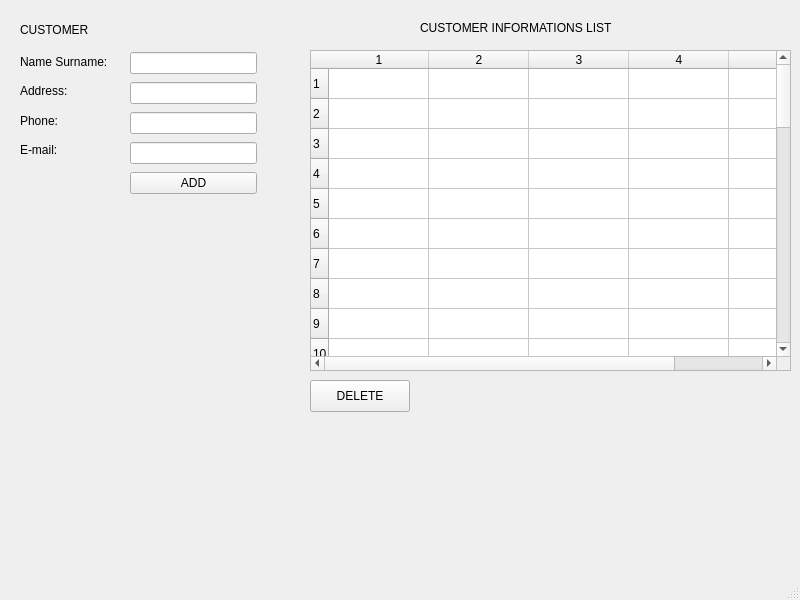
<?xml version="1.0" encoding="UTF-8"?>
<ui version="4.0">
 <class>sqlproject</class>
 <widget class="QMainWindow" name="sqlproject">
  <property name="geometry">
   <rect>
    <x>0</x>
    <y>0</y>
    <width>800</width>
    <height>600</height>
   </rect>
  </property>
  <property name="windowTitle">
   <string>sqlproject</string>
  </property>
  <widget class="QWidget" name="centralwidget">
   <widget class="QLabel" name="label_5">
    <property name="geometry">
     <rect>
      <x>20</x>
      <y>20</y>
      <width>141</width>
      <height>20</height>
     </rect>
    </property>
    <property name="text">
     <string>CUSTOMER </string>
    </property>
   </widget>
   <widget class="QPushButton" name="button2">
    <property name="geometry">
     <rect>
      <x>310</x>
      <y>380</y>
      <width>100</width>
      <height>32</height>
     </rect>
    </property>
    <property name="text">
     <string>DELETE</string>
    </property>
   </widget>
   <widget class="QTableWidget" name="table">
    <property name="enabled">
     <bool>true</bool>
    </property>
    <property name="geometry">
     <rect>
      <x>310</x>
      <y>50</y>
      <width>481</width>
      <height>321</height>
     </rect>
    </property>
    <property name="rowCount">
     <number>40</number>
    </property>
    <property name="columnCount">
     <number>5</number>
    </property>
    <attribute name="horizontalHeaderHighlightSections">
     <bool>true</bool>
    </attribute>
    <attribute name="verticalHeaderHighlightSections">
     <bool>true</bool>
    </attribute>
    <row/>
    <row/>
    <row/>
    <row/>
    <row/>
    <row/>
    <row/>
    <row/>
    <row/>
    <row/>
    <row/>
    <row/>
    <row/>
    <row/>
    <row/>
    <row/>
    <row/>
    <row/>
    <row/>
    <row/>
    <row/>
    <row/>
    <row/>
    <row/>
    <row/>
    <row/>
    <row/>
    <row/>
    <row/>
    <row/>
    <row/>
    <row/>
    <row/>
    <row/>
    <row/>
    <row/>
    <row/>
    <row/>
    <row/>
    <row/>
    <column/>
    <column/>
    <column/>
    <column/>
    <column/>
   </widget>
   <widget class="QWidget" name="layoutWidget">
    <property name="geometry">
     <rect>
      <x>130</x>
      <y>50</y>
      <width>127</width>
      <height>151</height>
     </rect>
    </property>
    <layout class="QVBoxLayout" name="verticalLayout_4">
     <item>
      <widget class="QLineEdit" name="line1"/>
     </item>
     <item>
      <widget class="QLineEdit" name="line2"/>
     </item>
     <item>
      <widget class="QLineEdit" name="line3"/>
     </item>
     <item>
      <widget class="QLineEdit" name="line4"/>
     </item>
     <item>
      <widget class="QPushButton" name="button1">
       <property name="text">
        <string>ADD</string>
       </property>
      </widget>
     </item>
    </layout>
   </widget>
   <widget class="QWidget" name="layoutWidget">
    <property name="geometry">
     <rect>
      <x>20</x>
      <y>50</y>
      <width>98</width>
      <height>111</height>
     </rect>
    </property>
    <layout class="QVBoxLayout" name="verticalLayout_5">
     <item>
      <widget class="QLabel" name="label1">
       <property name="text">
        <string>Name Surname:</string>
       </property>
      </widget>
     </item>
     <item>
      <widget class="QLabel" name="label2">
       <property name="text">
        <string>Address:</string>
       </property>
      </widget>
     </item>
     <item>
      <widget class="QLabel" name="label3">
       <property name="text">
        <string>Phone:</string>
       </property>
      </widget>
     </item>
     <item>
      <widget class="QLabel" name="label4">
       <property name="text">
        <string>E-mail:</string>
       </property>
      </widget>
     </item>
    </layout>
   </widget>
   <widget class="QLabel" name="label_6">
    <property name="geometry">
     <rect>
      <x>420</x>
      <y>20</y>
      <width>221</width>
      <height>16</height>
     </rect>
    </property>
    <property name="text">
     <string>CUSTOMER INFORMATIONS LIST</string>
    </property>
   </widget>
  </widget>
  <widget class="QMenuBar" name="menubar">
   <property name="geometry">
    <rect>
     <x>0</x>
     <y>0</y>
     <width>800</width>
     <height>24</height>
    </rect>
   </property>
  </widget>
  <widget class="QStatusBar" name="statusbar"/>
 </widget>
 <resources/>
 <connections/>
</ui>
